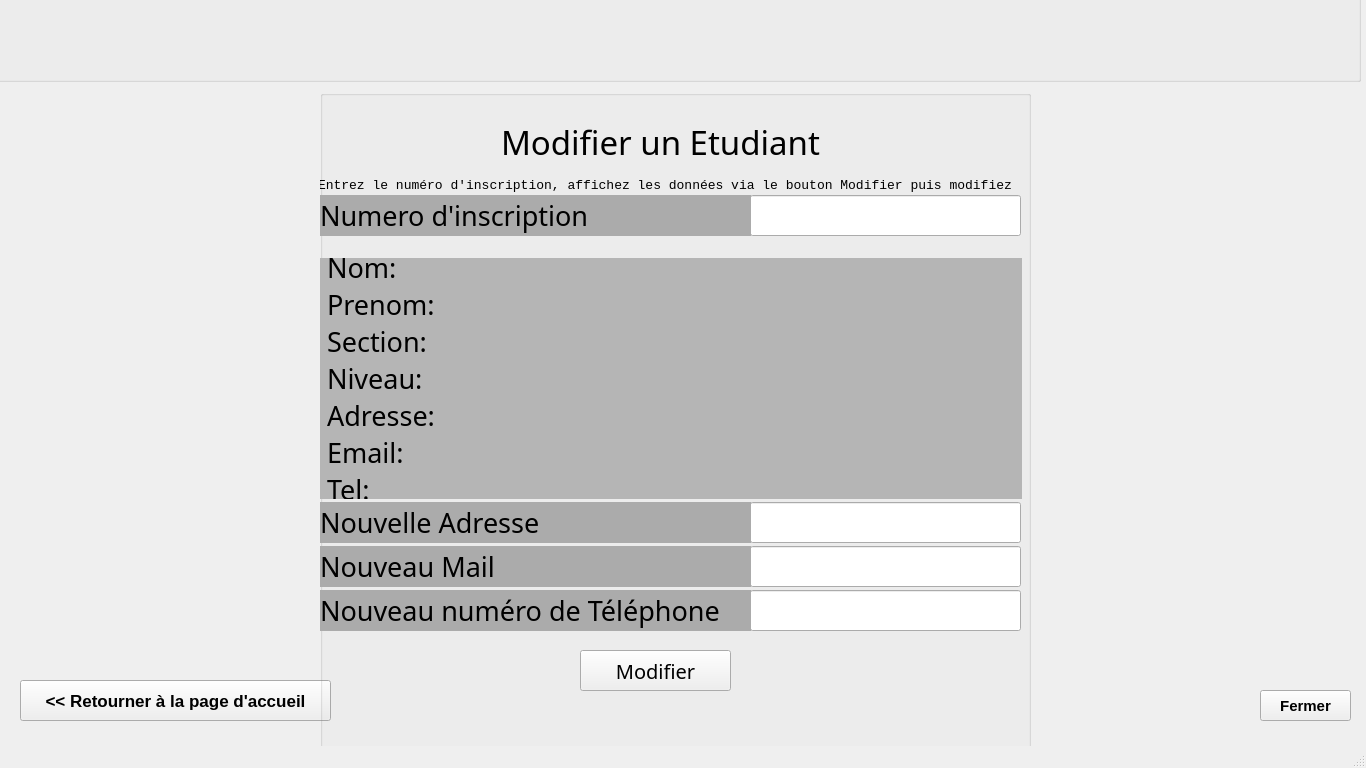
<?xml version="1.0" encoding="UTF-8"?>
<ui version="4.0">
 <class>MainWindow</class>
 <widget class="QMainWindow" name="MainWindow">
  <property name="geometry">
   <rect>
    <x>0</x>
    <y>0</y>
    <width>1366</width>
    <height>768</height>
   </rect>
  </property>
  <property name="windowTitle">
   <string>ModifierEtudiant</string>
  </property>
  <widget class="QWidget" name="centralwidget">
   <widget class="QPushButton" name="Return">
    <property name="geometry">
     <rect>
      <x>20</x>
      <y>680</y>
      <width>311</width>
      <height>41</height>
     </rect>
    </property>
    <property name="font">
     <font>
      <family>MS Sans Serif</family>
      <pointsize>13</pointsize>
      <bold>true</bold>
     </font>
    </property>
    <property name="cursor">
     <cursorShape>PointingHandCursor</cursorShape>
    </property>
    <property name="text">
     <string>&lt;&lt; Retourner à la page d'accueil</string>
    </property>
   </widget>
   <widget class="QGroupBox" name="groupBox_2">
    <property name="geometry">
     <rect>
      <x>-10</x>
      <y>-29</y>
      <width>1371</width>
      <height>111</height>
     </rect>
    </property>
    <property name="title">
     <string/>
    </property>
    <property name="flat">
     <bool>true</bool>
    </property>
    <widget class="QPushButton" name="ISIMM_2">
     <property name="geometry">
      <rect>
       <x>11</x>
       <y>33</y>
       <width>91</width>
       <height>81</height>
      </rect>
     </property>
     <property name="text">
      <string/>
     </property>
     <property name="icon">
      <iconset>
       <normaloff>Ressources/img/isimm.png</normaloff>Ressources/img/isimm.png</iconset>
     </property>
     <property name="iconSize">
      <size>
       <width>84</width>
       <height>72</height>
      </size>
     </property>
     <property name="flat">
      <bool>true</bool>
     </property>
    </widget>
    <widget class="QPushButton" name="Entete_2">
     <property name="geometry">
      <rect>
       <x>391</x>
       <y>30</y>
       <width>631</width>
       <height>91</height>
      </rect>
     </property>
     <property name="text">
      <string/>
     </property>
     <property name="icon">
      <iconset>
       <normaloff>Ressources/img/entete.png</normaloff>Ressources/img/entete.png</iconset>
     </property>
     <property name="iconSize">
      <size>
       <width>571</width>
       <height>509</height>
      </size>
     </property>
     <property name="flat">
      <bool>true</bool>
     </property>
    </widget>
   </widget>
   <widget class="QPushButton" name="img1">
    <property name="geometry">
     <rect>
      <x>1050</x>
      <y>120</y>
      <width>261</width>
      <height>391</height>
     </rect>
    </property>
    <property name="text">
     <string/>
    </property>
    <property name="icon">
     <iconset>
      <normaloff>Ressources/img/NewStudent.png</normaloff>Ressources/img/NewStudent.png</iconset>
    </property>
    <property name="iconSize">
     <size>
      <width>401</width>
      <height>366</height>
     </size>
    </property>
    <property name="flat">
     <bool>true</bool>
    </property>
   </widget>
   <widget class="QGroupBox" name="groupBox">
    <property name="geometry">
     <rect>
      <x>320</x>
      <y>90</y>
      <width>711</width>
      <height>661</height>
     </rect>
    </property>
    <property name="font">
     <font>
      <family>Century Gothic</family>
      <pointsize>15</pointsize>
     </font>
    </property>
    <property name="title">
     <string/>
    </property>
    <property name="flat">
     <bool>true</bool>
    </property>
    <widget class="QLabel" name="LbMail">
     <property name="geometry">
      <rect>
       <x>0</x>
       <y>456</y>
       <width>431</width>
       <height>41</height>
      </rect>
     </property>
     <property name="font">
      <font>
       <family>Century Gothic</family>
       <pointsize>20</pointsize>
      </font>
     </property>
     <property name="styleSheet">
      <string notr="true">background-color: rgb(171, 171, 171);</string>
     </property>
     <property name="text">
      <string>Nouveau Mail</string>
     </property>
    </widget>
    <widget class="QLabel" name="LbNumInscrip">
     <property name="geometry">
      <rect>
       <x>0</x>
       <y>105</y>
       <width>431</width>
       <height>41</height>
      </rect>
     </property>
     <property name="font">
      <font>
       <family>Century Gothic</family>
       <pointsize>20</pointsize>
      </font>
     </property>
     <property name="styleSheet">
      <string notr="true">background-color: rgb(171, 171, 171);</string>
     </property>
     <property name="text">
      <string>Numero d'inscription</string>
     </property>
    </widget>
    <widget class="QLabel" name="LbAdresse">
     <property name="geometry">
      <rect>
       <x>0</x>
       <y>412</y>
       <width>431</width>
       <height>41</height>
      </rect>
     </property>
     <property name="font">
      <font>
       <family>Century Gothic</family>
       <pointsize>20</pointsize>
      </font>
     </property>
     <property name="styleSheet">
      <string notr="true">background-color: rgb(171, 171, 171);</string>
     </property>
     <property name="text">
      <string>Nouvelle Adresse</string>
     </property>
    </widget>
    <widget class="QLineEdit" name="EdAdresse">
     <property name="geometry">
      <rect>
       <x>430</x>
       <y>412</y>
       <width>271</width>
       <height>41</height>
      </rect>
     </property>
     <property name="clearButtonEnabled">
      <bool>true</bool>
     </property>
    </widget>
    <widget class="QLineEdit" name="EdNumInscrip">
     <property name="geometry">
      <rect>
       <x>430</x>
       <y>105</y>
       <width>271</width>
       <height>41</height>
      </rect>
     </property>
     <property name="clearButtonEnabled">
      <bool>true</bool>
     </property>
    </widget>
    <widget class="QLabel" name="Titre">
     <property name="geometry">
      <rect>
       <x>160</x>
       <y>26</y>
       <width>361</width>
       <height>51</height>
      </rect>
     </property>
     <property name="font">
      <font>
       <family>Calisto MT</family>
       <pointsize>25</pointsize>
       <bold>false</bold>
      </font>
     </property>
     <property name="autoFillBackground">
      <bool>false</bool>
     </property>
     <property name="text">
      <string>Modifier un Etudiant</string>
     </property>
     <property name="alignment">
      <set>Qt::AlignCenter</set>
     </property>
    </widget>
    <widget class="QLineEdit" name="EdMail">
     <property name="geometry">
      <rect>
       <x>430</x>
       <y>456</y>
       <width>271</width>
       <height>41</height>
      </rect>
     </property>
     <property name="clearButtonEnabled">
      <bool>true</bool>
     </property>
    </widget>
    <widget class="QLabel" name="LbTel">
     <property name="geometry">
      <rect>
       <x>0</x>
       <y>500</y>
       <width>431</width>
       <height>41</height>
      </rect>
     </property>
     <property name="font">
      <font>
       <family>Century Gothic</family>
       <pointsize>20</pointsize>
      </font>
     </property>
     <property name="styleSheet">
      <string notr="true">background-color: rgb(171, 171, 171);</string>
     </property>
     <property name="text">
      <string>Nouveau numéro de Téléphone</string>
     </property>
    </widget>
    <widget class="QLineEdit" name="EdTel">
     <property name="geometry">
      <rect>
       <x>430</x>
       <y>500</y>
       <width>271</width>
       <height>41</height>
      </rect>
     </property>
     <property name="clearButtonEnabled">
      <bool>true</bool>
     </property>
    </widget>
    <widget class="QPushButton" name="Modifier">
     <property name="geometry">
      <rect>
       <x>260</x>
       <y>560</y>
       <width>151</width>
       <height>41</height>
      </rect>
     </property>
     <property name="cursor">
      <cursorShape>PointingHandCursor</cursorShape>
     </property>
     <property name="text">
      <string>Modifier</string>
     </property>
    </widget>
    <widget class="QLabel" name="ErrNumInscrip">
     <property name="geometry">
      <rect>
       <x>0</x>
       <y>146</y>
       <width>701</width>
       <height>20</height>
      </rect>
     </property>
     <property name="font">
      <font>
       <family>Courier New</family>
       <pointsize>12</pointsize>
       <bold>false</bold>
      </font>
     </property>
     <property name="styleSheet">
      <string notr="true">color:rgb(255,0,0);</string>
     </property>
     <property name="text">
      <string/>
     </property>
     <property name="alignment">
      <set>Qt::AlignRight|Qt::AlignTrailing|Qt::AlignVCenter</set>
     </property>
    </widget>
    <widget class="QLabel" name="Err">
     <property name="geometry">
      <rect>
       <x>0</x>
       <y>540</y>
       <width>701</width>
       <height>20</height>
      </rect>
     </property>
     <property name="font">
      <font>
       <family>Courier</family>
       <pointsize>12</pointsize>
       <bold>false</bold>
      </font>
     </property>
     <property name="styleSheet">
      <string notr="true">color:rgb(255,0,0);</string>
     </property>
     <property name="text">
      <string/>
     </property>
     <property name="alignment">
      <set>Qt::AlignRight|Qt::AlignTrailing|Qt::AlignVCenter</set>
     </property>
    </widget>
    <widget class="QLabel" name="Aff">
     <property name="geometry">
      <rect>
       <x>0</x>
       <y>168</y>
       <width>121</width>
       <height>241</height>
      </rect>
     </property>
     <property name="font">
      <font>
       <family>Century Gothic</family>
       <pointsize>20</pointsize>
      </font>
     </property>
     <property name="styleSheet">
      <string notr="true">background-color:rgb(181,181,181)</string>
     </property>
     <property name="text">
      <string> Nom:
 Prenom:
 Section:
 Niveau:
 Adresse:
 Email:
 Tel:</string>
     </property>
    </widget>
    <widget class="QLabel" name="Success">
     <property name="geometry">
      <rect>
       <x>170</x>
       <y>597</y>
       <width>331</width>
       <height>31</height>
      </rect>
     </property>
     <property name="font">
      <font>
       <family>Century Gothic</family>
       <pointsize>15</pointsize>
       <bold>true</bold>
      </font>
     </property>
     <property name="styleSheet">
      <string notr="true">color:rgb(0,100,0)</string>
     </property>
     <property name="text">
      <string/>
     </property>
     <property name="alignment">
      <set>Qt::AlignCenter</set>
     </property>
    </widget>
    <widget class="QLabel" name="Affichage">
     <property name="geometry">
      <rect>
       <x>121</x>
       <y>168</y>
       <width>581</width>
       <height>241</height>
      </rect>
     </property>
     <property name="font">
      <font>
       <family>Calibri</family>
       <pointsize>20</pointsize>
      </font>
     </property>
     <property name="styleSheet">
      <string notr="true">background-color:rgb(181,181,181)</string>
     </property>
     <property name="text">
      <string/>
     </property>
    </widget>
    <widget class="QLabel" name="Info">
     <property name="geometry">
      <rect>
       <x>-2</x>
       <y>85</y>
       <width>711</width>
       <height>20</height>
      </rect>
     </property>
     <property name="font">
      <font>
       <family>Courier New</family>
       <pointsize>10</pointsize>
       <bold>false</bold>
      </font>
     </property>
     <property name="styleSheet">
      <string notr="true"/>
     </property>
     <property name="text">
      <string>Entrez le numéro d'inscription, affichez les données via le bouton Modifier puis modifiez</string>
     </property>
     <property name="alignment">
      <set>Qt::AlignLeading|Qt::AlignLeft|Qt::AlignVCenter</set>
     </property>
    </widget>
   </widget>
   <widget class="QLabel" name="Background">
    <property name="geometry">
     <rect>
      <x>0</x>
      <y>0</y>
      <width>1366</width>
      <height>768</height>
     </rect>
    </property>
    <property name="font">
     <font>
      <family>Century Gothic</family>
      <pointsize>20</pointsize>
     </font>
    </property>
    <property name="text">
     <string/>
    </property>
    <property name="pixmap">
     <pixmap>Ressources/img/Background.jpg</pixmap>
    </property>
    <property name="scaledContents">
     <bool>true</bool>
    </property>
   </widget>
   <widget class="QPushButton" name="Fermer">
    <property name="geometry">
     <rect>
      <x>1260</x>
      <y>690</y>
      <width>91</width>
      <height>31</height>
     </rect>
    </property>
    <property name="font">
     <font>
      <pointsize>11</pointsize>
      <bold>true</bold>
     </font>
    </property>
    <property name="cursor">
     <cursorShape>PointingHandCursor</cursorShape>
    </property>
    <property name="text">
     <string>Fermer</string>
    </property>
    <property name="icon">
     <iconset>
      <normaloff>Ressources/img/Supprimer.png</normaloff>Ressources/img/Supprimer.png</iconset>
    </property>
    <property name="iconSize">
     <size>
      <width>29</width>
      <height>56</height>
     </size>
    </property>
   </widget>
   <widget class="QPushButton" name="img2_2">
    <property name="geometry">
     <rect>
      <x>130</x>
      <y>616</y>
      <width>61</width>
      <height>61</height>
     </rect>
    </property>
    <property name="text">
     <string/>
    </property>
    <property name="icon">
     <iconset>
      <normaloff>Ressources/img/home.png</normaloff>Ressources/img/home.png</iconset>
    </property>
    <property name="iconSize">
     <size>
      <width>95</width>
      <height>45</height>
     </size>
    </property>
    <property name="flat">
     <bool>true</bool>
    </property>
   </widget>
   <zorder>Background</zorder>
   <zorder>Return</zorder>
   <zorder>groupBox_2</zorder>
   <zorder>img1</zorder>
   <zorder>groupBox</zorder>
   <zorder>Fermer</zorder>
   <zorder>img2_2</zorder>
  </widget>
  <widget class="QMenuBar" name="menubar">
   <property name="geometry">
    <rect>
     <x>0</x>
     <y>0</y>
     <width>1366</width>
     <height>22</height>
    </rect>
   </property>
  </widget>
  <widget class="QStatusBar" name="statusbar"/>
 </widget>
 <tabstops>
  <tabstop>EdNumInscrip</tabstop>
  <tabstop>EdAdresse</tabstop>
  <tabstop>EdMail</tabstop>
  <tabstop>EdTel</tabstop>
  <tabstop>Modifier</tabstop>
  <tabstop>Return</tabstop>
  <tabstop>Fermer</tabstop>
  <tabstop>Entete_2</tabstop>
  <tabstop>ISIMM_2</tabstop>
  <tabstop>img1</tabstop>
 </tabstops>
 <resources>
  <include location="Ressources/img.qrc"/>
 </resources>
 <connections/>
</ui>
